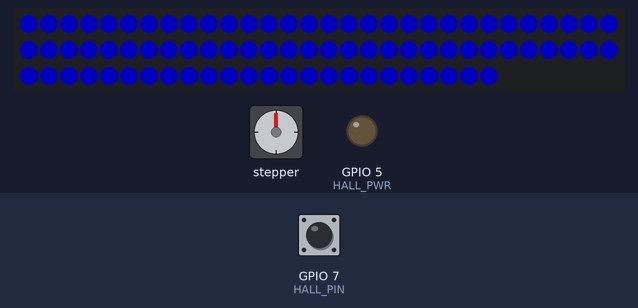
This sketch was run on a simulated ESP32-C3. Shown: 84 RGB LEDs in strip order, left to right, continuing on the next row, stepper motor, output pins drawn as LEDs (lit = HIGH). The test bench sets the inputs (shaded band); at power-on: GPIO 7 (HALL_PIN) LOW. Dim RGB values are drawn brighter than linear; WiFi joins after 1.5 s; servers stay silent unless stated; the local clock reads 2024-03-15 10:24:30 at power-on unless the sketch sets it; no MQTT or app messages arrive unless stated; stepper angles assume 4096 steps per turn; what the sketch prints to the serial monitor is not drawn.

Above: at 1.6 s.
At 3.8 s:
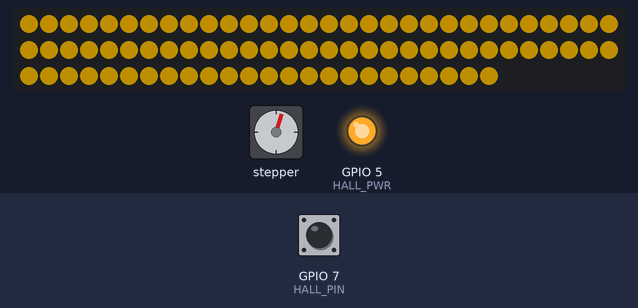
3.9 s: GPIO 7 (HALL_PIN) pulled LOW for 0.15 s
At 4.4 s:
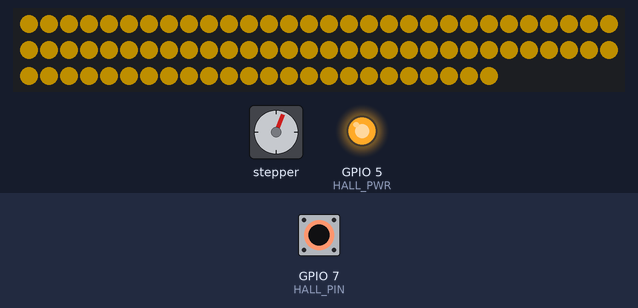
4.6 s: GPIO 7 (HALL_PIN) pulsed LOW 5 times (0.12 s each, 0.3 s apart)
At 16.9 s:
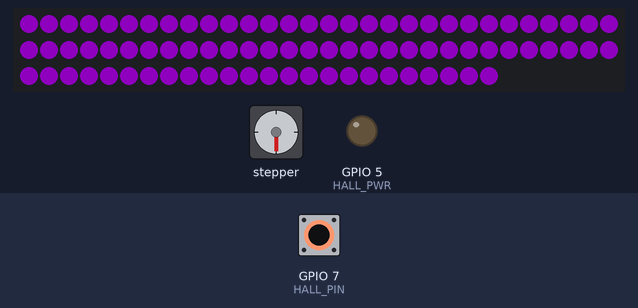
Timing chart, 0 to 27.2 s (numbered marks = the images above; inputs shaded):
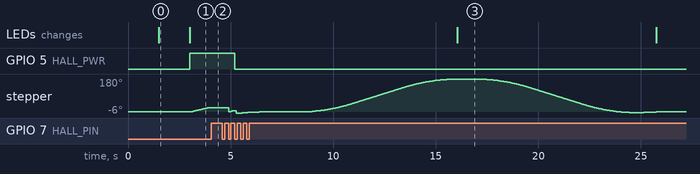

Measured:
- after the input at 3.9 s, stepper: stops changing and stays 22°
- after the input at 4.6 s, GPIO 5 (HALL_PWR): HIGH → LOW after 0.60 s; the LEDs: change after 11.4 s (image 3)
- what the display in image 0 shows lasts 1.5 s, from 1.5 s to 3.0 s

The sketch:

WindGauge_ESP32C3_Lights.ino
```cpp
/*
  Open Gauges — Wind Direction Gauge Lights
  Board: ESP32-C3 Super Mini (Arduino core for ESP32 v3.x)
  Motor: 28BYJ-48 + ULN2003 driver   Homing: KY-003 hall sensor + 5 mm magnet
  LEDs:  WS2812 / NeoPixel strip around the rim (white backlight)

  - Reads wind direction (degrees) from MQTT: a plain number (e.g. ".../windDir" -> 247)
    or a weeWX loop packet (JSON, "windDir" key). Calm readings (no direction) are ignored.
  - Full 360° dial: the pointer always takes the shortest way round.
  - Backlight mode: always on, always off, or on at dusk until an off time (midnight
    by default). Dusk is worked out on board from your latitude / longitude.
  - Start-up progress on the ring: RED started, BLUE Wi-Fi, YELLOW homing,
    PURPLE self-test, then the backlight (or dark) when ready.
  - Same wiring as the Open Gauges pressure and temperature gauges.
  - KY-003 "+" can go to 5V (simplest), or to GPIO5 so the sensor is powered only
    while homing and draws nothing the rest of the time. The sketch works either way.

  Libraries (Library Manager): AccelStepper, PubSubClient, ArduinoJson (v7), Adafruit NeoPixel
  Tools menu: Board "ESP32C3 Dev Module", USB CDC On Boot "Enabled" (for Serial Monitor)
*/

#include <WiFi.h>
#include <PubSubClient.h>
#include <ArduinoJson.h>
#include <AccelStepper.h>
#include <Adafruit_NeoPixel.h>
#include <time.h>

// ===========================================================================
// WI-FI / MQTT
// ===========================================================================
const char* ssid        = "YOUR_WIFI_NAME";
const char* password    = "YOUR_WIFI_PASSWORD";

const char* mqtt_server = "mqtt.cetools.org";
const int   mqtt_port   = 1883;

// A topic carrying plain degrees (e.g. 247), or a weeWX loop packet (JSON) with "windDir".
const char* wind_topic  = "personal/ucfnaps/downhamweather/windDir";   // edit for your station

// ===========================================================================
// PINS — ESP32-C3 Super Mini (avoid strapping pins GPIO2, GPIO8, GPIO9)
// ===========================================================================
#define IN1_PIN   4     // ULN2003 IN1
#define IN2_PIN   3     // ULN2003 IN2
#define IN3_PIN   1     // ULN2003 IN3
#define IN4_PIN   0     // ULN2003 IN4
#define HALL_PIN  7     // KY-003 S
#define HALL_PWR  5     // optional: KY-003 + here to power it only while homing
#define LED_PIN   10    // LED strip DIN

// ===========================================================================
// DIAL
// ===========================================================================
// How far the pointer must travel FORWARD (clockwise) from the magnet trigger
// point to sit exactly on the N mark.
//   Pointer stops short of N (anticlockwise of it) -> increase
//   Pointer overshoots N (clockwise of it)          -> decrease
// Negative values are fine if the magnet triggers after North.
const float northOffsetDeg = 6.0;

// BACKLASH: the 28BYJ-48 gearbox has a few degrees of play. Homing approaches
// clockwise, so clockwise moves land accurately but anticlockwise moves stop short.
// Fix: every anticlockwise move overshoots by this much, then comes back clockwise,
// so the pointer always arrives from the same side.
//   Still short after anticlockwise moves -> increase   (typical 2-6 deg)
const float backlashDeg = 4.0;

// Don't nudge the pointer for changes smaller than this (degrees)
const float moveDeadbandDeg = 2.0;

// ===========================================================================
// LEDS
// ===========================================================================
#define NUM_LEDS        84
#define LED_BRIGHTNESS  120          // 0-255; turn it down if the board resets
const uint8_t backlightRGB[3] = {255, 255, 255};

// ===========================================================================
// BACKLIGHT MODE
// ===========================================================================
//   LIGHTS_ON   = backlight always on
//   LIGHTS_OFF  = backlight always off
//   LIGHTS_DUSK = on at dusk, off at lightsOffHour:lightsOffMinute
enum LightsMode { LIGHTS_ON, LIGHTS_OFF, LIGHTS_DUSK };
const LightsMode lightsMode = LIGHTS_DUSK;

const int   lightsOffHour   = 0;      // off time, local (0:00 = midnight; 23 / 30 = 23:30)
const int   lightsOffMinute = 0;

// Where the gauge is, for working out dusk (decimal degrees, east positive)
const float latitude  = 0.0;          // YOUR latitude, e.g. 51.51 for London
const float longitude = 0.0;          // YOUR longitude, e.g. -0.13 for London (west is negative)

// Sun angle that counts as dusk: -0.833 = sunset, -6 = civil dusk (~35 min later in the UK)
const float duskSunAngle = -0.833;

// Local time zone (UK: GMT / BST)
const char* tzInfo = "GMT0BST,M3.5.0/1,M10.5.0";

// ===========================================================================
// MOTOR
// ===========================================================================
long  stepsPerRevolution = 4096;                       // overwritten by calibration
float stepsPerDegree     = stepsPerRevolution / 360.0;
const float homingSpeed  = 300.0;
const float runSpeed     = 400.0;
const float runAccel     = 150.0;
const bool  releaseCoilsWhenIdle = true;   // motor stays cool; gearbox holds the pointer
const unsigned long rehomeIntervalMs = 6UL * 60UL * 60UL * 1000UL;  // re-zero every 6 h

AccelStepper stepper(AccelStepper::HALF4WIRE, IN1_PIN, IN3_PIN, IN2_PIN, IN4_PIN);
Adafruit_NeoPixel strip(NUM_LEDS, LED_PIN, NEO_GRB + NEO_KHZ800);
WiFiClient   espClient;
PubSubClient client(espClient);

// ===========================================================================
// STATE
// ===========================================================================
float currentDir = NAN;     // latest wind direction (0-360)
float shownDir   = NAN;     // direction the pointer was last sent to
bool  coilsOn    = true;
unsigned long lastRehomeMs = 0;
bool  backlightOn = true;   // set by updateBacklightState()
bool  ledsDirty   = true;

// ===========================================================================
// HELPERS
// ===========================================================================
bool atMagnet() { return digitalRead(HALL_PIN) == LOW; }   // KY-003 pulls LOW on magnet

// The hall sensor (and its on-board LED) is only powered while homing when wired to GPIO5.
// When off, the signal pin is left as plain INPUT so the internal pull-up can't leak
// current back through the module's own pull-up resistor.
void hallPower(bool on) {
  if (on) {
    digitalWrite(HALL_PWR, HIGH);
    pinMode(HALL_PIN, INPUT_PULLUP);
    delay(20);                                // let the sensor settle
  } else {
    pinMode(HALL_PIN, INPUT);
    digitalWrite(HALL_PWR, LOW);
  }
}

float normDeg(float d) {
  d = fmodf(d, 360.0f);
  return d < 0 ? d + 360.0f : d;
}

// Angular difference a-b, in -180..180
float angleDiff(float a, float b) {
  float d = normDeg(a - b);
  return d > 180.0f ? d - 360.0f : d;
}

// Absolute step target for a bearing, taking the shortest way round from where we are
long dirToSteps(float dir) {
  long target = lround(normDeg(dir) * stepsPerDegree);
  long cur    = stepper.currentPosition();
  long curMod = ((cur % stepsPerRevolution) + stepsPerRevolution) % stepsPerRevolution;
  long delta  = target - curMod;
  if (delta >  stepsPerRevolution / 2) delta -= stepsPerRevolution;
  if (delta < -stepsPerRevolution / 2) delta += stepsPerRevolution;
  return cur + delta;
}

void applyNorthOffset() {
  stepper.setCurrentPosition(-lround(northOffsetDeg * stepsPerDegree));
}

// Start a move that always finishes travelling clockwise (takes up gear backlash)
long finalTarget = 0;
bool finalPending = false;

void moveToSteps(long target) {
  if (target < stepper.currentPosition()) {          // anticlockwise move
    stepper.moveTo(target - lround(backlashDeg * stepsPerDegree));   // overshoot
    finalTarget = target;
    finalPending = true;                              // then come back clockwise
  } else {
    stepper.moveTo(target);
    finalPending = false;
  }
}

// Called when a move ends: if it was the overshoot, start the clockwise return
bool continueMove() {
  if (!finalPending) return false;
  finalPending = false;
  stepper.moveTo(finalTarget);
  return true;
}

void runToPosition(long pos) {
  moveToSteps(pos);
  do {
    while (stepper.distanceToGo() != 0) stepper.run();
  } while (continueMove());
}

void powerCoils() {
  if (!coilsOn) { stepper.enableOutputs(); coilsOn = true; }
}

// ===========================================================================
// HOMING & CALIBRATION
// ===========================================================================
// Leaves the hall sensor powered — the caller switches it off when finished
void seekMagnetAndZero() {
  hallPower(true);
  powerCoils();
  stepper.setMaxSpeed(homingSpeed);
  stepper.setSpeed(homingSpeed);
  while (atMagnet())  stepper.runSpeed();   // step off if already on it
  while (!atMagnet()) stepper.runSpeed();   // roll on to the leading edge
  applyNorthOffset();
}

void calibrateStepsPerRevolution() {
  Serial.println("Calibrating: one magnet -> magnet revolution...");
  stepper.setCurrentPosition(0);
  stepper.setSpeed(homingSpeed);
  while (atMagnet())  stepper.runSpeed();
  while (!atMagnet()) stepper.runSpeed();
  long measured = labs(stepper.currentPosition());
  if (measured > 100) {
    stepsPerRevolution = measured;
    stepsPerDegree = stepsPerRevolution / 360.0;
  } else {
    Serial.println("Calibration looked wrong; keeping default.");
  }
  applyNorthOffset();
  Serial.printf("Steps/rev: %ld  steps/deg: %.4f\n", stepsPerRevolution, stepsPerDegree);
}

void rehome() {
  Serial.println("Auto re-home...");
  seekMagnetAndZero();
  hallPower(false);
  stepper.setMaxSpeed(runSpeed);
  stepper.setAcceleration(runAccel);
  runToPosition(0);          // park at North
  shownDir = NAN;            // force a fresh move to the current reading
}

// ===========================================================================
// LEDS
// ===========================================================================
void showBacklight() {
  const float k = backlightOn ? LED_BRIGHTNESS / 255.0f : 0.0f;
  for (int i = 0; i < NUM_LEDS; i++)
    strip.setPixelColor(i, strip.Color(backlightRGB[0] * k, backlightRGB[1] * k, backlightRGB[2] * k));
  strip.show();
}

// Start-up progress shown on the whole ring (no Serial Monitor needed):
//   RED    = sketch has started
//   BLUE   = connecting to Wi-Fi
//   YELLOW = homing / calibrating (motor should be turning)
//   PURPLE = self-test sweep
//   WHITE  = ready (normal backlight)
void showStatus(uint8_t r, uint8_t g, uint8_t b) {
  strip.fill(strip.Color(r, g, b));
  strip.show();
}
#define STATUS_STARTED   showStatus(80, 0, 0)
#define STATUS_WIFI      showStatus(0, 0, 80)
#define STATUS_HOMING    showStatus(80, 60, 0)
#define STATUS_SELFTEST  showStatus(60, 0, 80)

// ===========================================================================
// BACKLIGHT SCHEDULE
// ===========================================================================
// Today's dusk as minutes after local midnight. Standard sunrise/sunset equation
// (accurate to a minute or two). Returns -1 if the sun doesn't go that low today
// (light all night in the far north), 0 if it never comes up.
int duskMinutesLocal(const struct tm& local, const struct tm& utc) {
  const float D = PI / 180.0f;
  int   N       = local.tm_yday + 1;
  float lngHour = longitude / 15.0f;
  float t = N + ((18.0f - lngHour) / 24.0f);                    // evening
  float M = 0.9856f * t - 3.289f;
  float L = fmodf(M + 1.916f * sinf(M * D) + 0.020f * sinf(2 * M * D) + 282.634f + 360.0f, 360.0f);
  float RA = fmodf(atanf(0.91764f * tanf(L * D)) / D + 360.0f, 360.0f);
  RA += floorf(L / 90.0f) * 90.0f - floorf(RA / 90.0f) * 90.0f;  // same quadrant as L
  RA /= 15.0f;
  float sinDec = 0.39782f * sinf(L * D);
  float cosDec = cosf(asinf(sinDec));
  float zenith = 90.0f - duskSunAngle;
  float cosH = (cosf(zenith * D) - sinDec * sinf(latitude * D)) / (cosDec * cosf(latitude * D));
  if (cosH < -1) return -1;                                       // never that dark
  if (cosH >  1) return 0;                                        // dark all day
  float H  = acosf(cosH) / D / 15.0f;
  float UT = fmodf(H + RA - 0.06571f * t - 6.622f - lngHour + 48.0f, 24.0f);

  // Local offset from UTC (handles GMT / BST)
  int offset = (local.tm_hour * 60 + local.tm_min) - (utc.tm_hour * 60 + utc.tm_min);
  if (offset >  720) offset -= 1440;
  if (offset < -720) offset += 1440;
  return ((int)lroundf(UT * 60.0f) + offset + 1440) % 1440;
}

void updateBacklightState() {
  bool on = true;
  if (lightsMode == LIGHTS_OFF) {
    on = false;
  } else if (lightsMode == LIGHTS_DUSK) {
    time_t now = time(nullptr);
    if (now > 1700000000) {                       // until the clock is set, stay on
      struct tm local, utc;
      localtime_r(&now, &local);
      gmtime_r(&now, &utc);
      int nowMin  = local.tm_hour * 60 + local.tm_min;
      int offMin  = lightsOffHour * 60 + lightsOffMinute;
      int duskMin = duskMinutesLocal(local, utc);
      if (duskMin < 0)          on = false;                       // no dusk today
      else if (offMin <= duskMin) on = (nowMin >= duskMin) || (nowMin < offMin);   // off after midnight
      else                      on = (nowMin >= duskMin) && (nowMin < offMin);     // off the same evening

      static int lastLoggedDay = -1;
      if (local.tm_yday != lastLoggedDay) {
        lastLoggedDay = local.tm_yday;
        Serial.printf("Dusk today %02d:%02d, lights off %02d:%02d\n",
                      duskMin / 60, duskMin % 60, lightsOffHour, lightsOffMinute);
      }
    }
  }
  if (on != backlightOn) {
    backlightOn = on;
    ledsDirty = true;
    Serial.printf("Backlight %s\n", on ? "on" : "off");
  }
}

// ===========================================================================
// MQTT
// ===========================================================================
float readNumber(JsonVariant v) {
  if (v.is<const char*>()) return atof(v.as<const char*>());
  if (v.is<float>() || v.is<long>()) return v.as<float>();
  return NAN;
}

float extractDirection(byte* payload, unsigned int length) {
  unsigned int i = 0;
  while (i < length && isspace(payload[i])) i++;
  if (i >= length) return NAN;

  // Plain number payload
  if (payload[i] != '{') {
    char buf[24]; unsigned int n = min(length - i, (unsigned int)sizeof(buf) - 1);
    memcpy(buf, payload + i, n); buf[n] = 0;
    if (!isdigit(buf[0]) && buf[0] != '-' && buf[0] != '.') return NAN;   // "None", "null"
    return atof(buf);
  }

  // JSON loop packet
  JsonDocument doc;
  if (deserializeJson(doc, (const char*)payload, length)) return NAN;
  const char* keys[] = { "windDir", "wind_dir", "windDir_degree_compass", "winddir" };
  for (const char* key : keys) {
    JsonVariant v = doc[key];
    if (v.isNull()) continue;            // weeWX sends null when it's calm
    float val = readNumber(v);
    if (!isnan(val)) return val;
  }
  return NAN;
}

void mqttCallback(char* topic, byte* payload, unsigned int length) {
  float dir = extractDirection(payload, length);
  if (isnan(dir) || dir < -360 || dir > 720) return;   // calm or junk: hold position
  currentDir = normDeg(dir);

  static unsigned long lastPrint = 0;
  if (millis() - lastPrint > 60000) {
    lastPrint = millis();
    Serial.printf("Wind direction %.0f deg\n", currentDir);
  }
}

void connectWiFi() {
  Serial.printf("Connecting to Wi-Fi %s", ssid);
  WiFi.mode(WIFI_STA);
  // ESP32-C3 Super Mini: the tiny on-board antenna often won't connect at full
  // transmit power (and the current spike can reset the board). 8.5 dBm fixes it.
  WiFi.setTxPower(WIFI_POWER_8_5dBm);
  WiFi.setSleep(false);
  WiFi.setAutoReconnect(true);
  WiFi.begin(ssid, password);
  // Keep trying rather than rebooting (a reboot would re-home and re-sweep the pointer)
  for (int t = 1; WiFi.status() != WL_CONNECTED; t++) {
    delay(500); Serial.print(".");
    if (t % 40 == 0) {                       // every 20 s, start the attempt again
      Serial.println("\nStill trying Wi-Fi...");
      WiFi.disconnect();
      WiFi.setTxPower(WIFI_POWER_8_5dBm);
      WiFi.begin(ssid, password);
    }
  }
  Serial.printf("\nWi-Fi connected, IP %s\n", WiFi.localIP().toString().c_str());
}

void serviceNetwork() {
  if (WiFi.status() != WL_CONNECTED) return;     // ESP32 reconnects by itself
  if (!client.connected()) {
    static unsigned long lastTry = 0;
    if (millis() - lastTry < 5000) return;       // retry every 5 s, never block
    lastTry = millis();
    String id = "OpenGauge-Wind-" + String((uint32_t)ESP.getEfuseMac(), HEX);
    Serial.print("Connecting to MQTT... ");
    if (client.connect(id.c_str())) {
      Serial.println("connected");
      client.subscribe(wind_topic);
    } else {
      Serial.printf("failed rc=%d\n", client.state());
    }
    return;
  }
  client.loop();
}

// ===========================================================================
// SETUP
// ===========================================================================
void setup() {
  Serial.begin(115200);
  strip.begin();
  strip.setBrightness(255);            // full; backlight is dimmed per-pixel in showBacklight()
  STATUS_STARTED;
  delay(1500);
  Serial.println("\nOpen Gauges — Wind Direction");

  pinMode(HALL_PWR, OUTPUT);
  hallPower(false);                    // sensor off until it's needed

  // Wi-Fi first, before the motor runs, so the two big power draws never overlap
  STATUS_WIFI;
  connectWiFi();

  // Home, calibrate, park at North
  STATUS_HOMING;
  seekMagnetAndZero();
  delay(1000);
  calibrateStepsPerRevolution();
  hallPower(false);                    // homing done — sensor off
  stepper.setMaxSpeed(runSpeed);
  stepper.setAcceleration(runAccel);
  runToPosition(0);
  lastRehomeMs = millis();
  Serial.println("At North. Check the pointer against the N mark.");
  delay(2000);

  // Self-test: North -> South -> North
  Serial.println("Self-test: N -> S -> N");
  STATUS_SELFTEST;
  runToPosition(dirToSteps(180));  delay(1000);
  runToPosition(dirToSteps(0));

  // Clock (for the dusk schedule)
  configTzTime(tzInfo, "pool.ntp.org", "time.google.com");
  for (int t = 0; t < 20 && time(nullptr) < 1700000000; t++) delay(500);

  client.setServer(mqtt_server, mqtt_port);
  client.setBufferSize(4096);          // weeWX loop packets are larger than the 256-byte default
  client.setCallback(mqttCallback);

  updateBacklightState();
  showBacklight();                     // backlight (or dark) = ready
  ledsDirty = false;
  Serial.println("Ready.");
}

// ===========================================================================
// LOOP — while the pointer moves, do nothing but step (smooth motion)
// ===========================================================================
void loop() {
  if (stepper.distanceToGo() != 0) {
    stepper.run();
    return;
  }
  if (continueMove()) return;     // finish an anticlockwise move from the clockwise side

  if (coilsOn && releaseCoilsWhenIdle) { stepper.disableOutputs(); coilsOn = false; }

  static unsigned long lastNet = 0;
  if (millis() - lastNet >= 50) { lastNet = millis(); serviceNetwork(); }

  if (millis() - lastRehomeMs > rehomeIntervalMs) {
    rehome();
    lastRehomeMs = millis();
  }

  static unsigned long lastLightsCheck = 0;
  if (millis() - lastLightsCheck > 30000) { lastLightsCheck = millis(); updateBacklightState(); }
  if (ledsDirty) { ledsDirty = false; showBacklight(); }

  // Move the pointer if the reading has changed enough
  if (!isnan(currentDir) && (isnan(shownDir) || fabsf(angleDiff(currentDir, shownDir)) >= moveDeadbandDeg)) {
    powerCoils();
    moveToSteps(dirToSteps(currentDir));
    shownDir = currentDir;
  }

  stepper.run();
}
```
